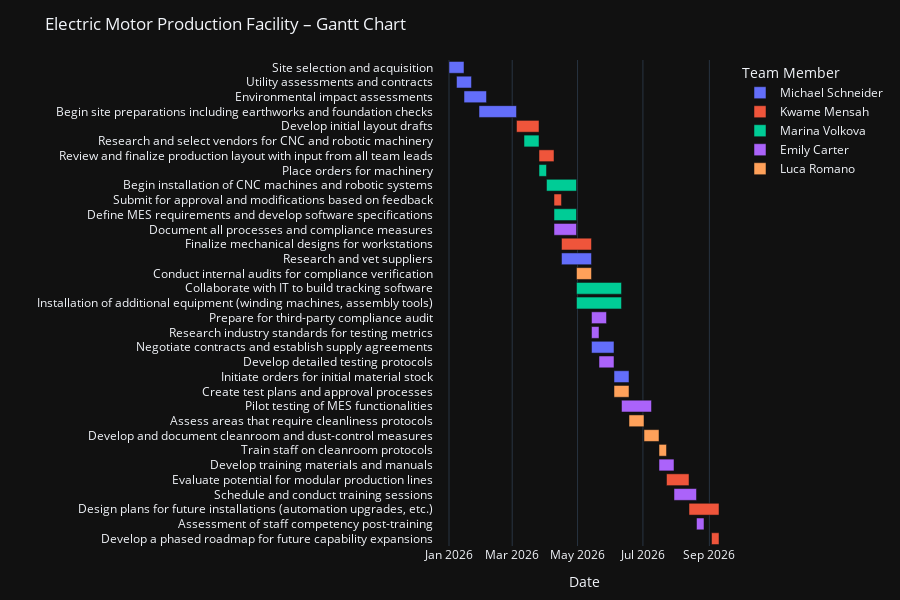

Notebook code for this chart:
### Code cell
import pandas as pd
import plotly.express as px
from datetime import datetime, timedelta

# Explode team members
df_exploded = df_tasks.explode('required_resources').copy()

# Convert weeks to datetime
project_start = datetime(2026, 1, 1)
df_exploded['start'] = df_exploded['start_week'].apply(lambda w: project_start + timedelta(weeks=int(w)-1))
df_exploded['finish'] = df_exploded['finish_week'].apply(lambda w: project_start + timedelta(weeks=int(w)))

# Create string versions of the dates for compatibility
df_exploded['start_str'] = df_exploded['start'].dt.strftime('%Y-%m-%d')
df_exploded['finish_str'] = df_exploded['finish'].dt.strftime('%Y-%m-%d')

# Sort and set task order for y-axis
df_exploded = df_exploded.sort_values('start')
ordered_tasks = df_exploded['task_name'].unique()[::-1]
df_exploded['task_name'] = pd.Categorical(df_exploded['task_name'], categories=ordered_tasks, ordered=True)

# Create timeline with string dates
fig = px.timeline(
    df_exploded,
    x_start='start_str',
    x_end='finish_str',
    y='task_name',
    color='required_resources',
    title='Electric Motor Production Facility – Gantt Chart',
    template='plotly_dark',
    labels={'required_resources': 'Team Member'}
)

# Reverse Y axis task order
fig.update_yaxes(categoryorder='array', categoryarray=ordered_tasks)

# IMPORTANT: set xaxis type to 'date' so Plotly treats strings as dates
fig.update_layout(
    xaxis=dict(type='date'),
    xaxis_title='Date',
    yaxis_title='',
    legend_title='Team Member',
    font=dict(size=12),
    margin=dict(l=200, r=20, t=60, b=40),
    height=600
)

fig.show()
fig.write_html('gantt_chart.html')

### Figure 1 — Plotly figure (JSON) as saved in the notebook; plotly's stock layout.template omitted (floating-point values rounded to 4 significant figures)
{"data": [{"base": ["2026-01-01T00:00:00.000000000", "2026-01-08T00:00:00.000000000", "2026-01-15T00:00:00.000000000", "2026-01-29T00:00:00.000000000", "2026-04-16T00:00:00.000000000", "2026-05-14T00:00:00.000000000", "2026-06-04T00:00:00.000000000"], "hovertemplate": "Team Member=Michael Schneider<br>start_str=%{base}<br>finish_str=%{x}<br>task_name=%{y}<extra></extra>", "legendgroup": "Michael Schneider", "marker": {"color": "#636efa", "pattern": {"shape": ""}}, "name": "Michael Schneider", "orientation": "h", "showlegend": true, "textposition": "auto", "type": "bar", "x": [1209600000, 1209600000, 1814400000, 3024000000, 2419200000, 1814400000, 1209600000], "xaxis": "x", "y": ["Site selection and acquisition", "Utility assessments and contracts", "Environmental impact assessments", "Begin site preparations including earthworks and foundation checks", "Research and vet suppliers", "Negotiate contracts and establish supply agreements", "Initiate orders for initial material stock"], "yaxis": "y"}, {"base": ["2026-03-05T00:00:00.000000000", "2026-03-26T00:00:00.000000000", "2026-04-09T00:00:00.000000000", "2026-04-16T00:00:00.000000000", "2026-07-23T00:00:00.000000000", "2026-08-13T00:00:00.000000000", "2026-09-03T00:00:00.000000000"], "hovertemplate": "Team Member=Kwame Mensah<br>start_str=%{base}<br>finish_str=%{x}<br>task_name=%{y}<extra></extra>", "legendgroup": "Kwame Mensah", "marker": {"color": "#EF553B", "pattern": {"shape": ""}}, "name": "Kwame Mensah", "orientation": "h", "showlegend": true, "textposition": "auto", "type": "bar", "x": [1814400000, 1209600000, 604800000, 2419200000, 1814400000, 2419200000, 604800000], "xaxis": "x", "y": ["Develop initial layout drafts", "Review and finalize production layout with input from all team leads", "Submit for approval and modifications based on feedback", "Finalize mechanical designs for workstations", "Evaluate potential for modular production lines", "Design plans for future installations (automation upgrades, etc.)", "Develop a phased roadmap for future capability expansions"], "yaxis": "y"}, {"base": ["2026-03-12T00:00:00.000000000", "2026-03-26T00:00:00.000000000", "2026-04-02T00:00:00.000000000", "2026-04-09T00:00:00.000000000", "2026-04-30T00:00:00.000000000", "2026-04-30T00:00:00.000000000"], "hovertemplate": "Team Member=Marina Volkova<br>start_str=%{base}<br>finish_str=%{x}<br>task_name=%{y}<extra></extra>", "legendgroup": "Marina Volkova", "marker": {"color": "#00cc96", "pattern": {"shape": ""}}, "name": "Marina Volkova", "orientation": "h", "showlegend": true, "textposition": "auto", "type": "bar", "x": [1209600000, 604800000, 2419200000, 1814400000, 3628800000, 3628800000], "xaxis": "x", "y": ["Research and select vendors for CNC and robotic machinery", "Place orders for machinery", "Begin installation of CNC machines and robotic systems", "Define MES requirements and develop software specifications", "Collaborate with IT to build tracking software", "Installation of additional equipment (winding machines, assembly tools)"], "yaxis": "y"}, {"base": ["2026-04-09T00:00:00.000000000", "2026-05-14T00:00:00.000000000", "2026-05-14T00:00:00.000000000", "2026-05-21T00:00:00.000000000", "2026-06-11T00:00:00.000000000", "2026-07-16T00:00:00.000000000", "2026-07-30T00:00:00.000000000", "2026-08-20T00:00:00.000000000"], "hovertemplate": "Team Member=Emily Carter<br>start_str=%{base}<br>finish_str=%{x}<br>task_name=%{y}<extra></extra>", "legendgroup": "Emily Carter", "marker": {"color": "#ab63fa", "pattern": {"shape": ""}}, "name": "Emily Carter", "orientation": "h", "showlegend": true, "textposition": "auto", "type": "bar", "x": [1814400000, 1209600000, 604800000, 1209600000, 2419200000, 1209600000, 1814400000, 604800000], "xaxis": "x", "y": ["Document all processes and compliance measures", "Prepare for third-party compliance audit", "Research industry standards for testing metrics", "Develop detailed testing protocols", "Pilot testing of MES functionalities", "Develop training materials and manuals", "Schedule and conduct training sessions", "Assessment of staff competency post-training"], "yaxis": "y"}, {"base": ["2026-04-30T00:00:00.000000000", "2026-06-04T00:00:00.000000000", "2026-06-18T00:00:00.000000000", "2026-07-02T00:00:00.000000000", "2026-07-16T00:00:00.000000000"], "hovertemplate": "Team Member=Luca Romano<br>start_str=%{base}<br>finish_str=%{x}<br>task_name=%{y}<extra></extra>", "legendgroup": "Luca Romano", "marker": {"color": "#FFA15A", "pattern": {"shape": ""}}, "name": "Luca Romano", "orientation": "h", "showlegend": true, "textposition": "auto", "type": "bar", "x": [1209600000, 1209600000, 1209600000, 1209600000, 604800000], "xaxis": "x", "y": ["Conduct internal audits for compliance verification", "Create test plans and approval processes", "Assess areas that require cleanliness protocols", "Develop and document cleanroom and dust-control measures", "Train staff on cleanroom protocols"], "yaxis": "y"}], "layout": {"barmode": "overlay", "font": {"size": 12}, "height": 600, "legend": {"title": {"text": "Team Member"}, "tracegroupgap": 0}, "margin": {"b": 40, "l": 200, "r": 20, "t": 60}, "title": {"text": "Electric Motor Production Facility – Gantt Chart"}, "xaxis": {"anchor": "y", "domain": [0, 1], "title": {"text": "Date"}, "type": "date"}, "yaxis": {"anchor": "x", "categoryarray": ["Develop a phased roadmap for future capability expansions", "Assessment of staff competency post-training", "Design plans for future installations (automation upgrades, etc.)", "Schedule and conduct training sessions", "Evaluate potential for modular production lines", "Develop training materials and manuals", "Train staff on cleanroom protocols", "Develop and document cleanroom and dust-control measures", "Assess areas that require cleanliness protocols", "Pilot testing of MES functionalities", "Create test plans and approval processes", "Initiate orders for initial material stock", "Develop detailed testing protocols", "Negotiate contracts and establish supply agreements", "Research industry standards for testing metrics", "Prepare for third-party compliance audit", "Installation of additional equipment (winding machines, assembly tools)", "Collaborate with IT to build tracking software", "Conduct internal audits for compliance verification", "Research and vet suppliers", "Finalize mechanical designs for workstations", "Document all processes and compliance measures", "Define MES requirements and develop software specifications", "Submit for approval and modifications based on feedback", "Begin installation of CNC machines and robotic systems", "Place orders for machinery", "Review and finalize production layout with input from all team leads", "Research and select vendors for CNC and robotic machinery", "Develop initial layout drafts", "Begin site preparations including earthworks and foundation checks", "Environmental impact assessments", "Utility assessments and contracts", "Site selection and acquisition"], "categoryorder": "array", "domain": [0, 1], "title": {"text": ""}}}}
